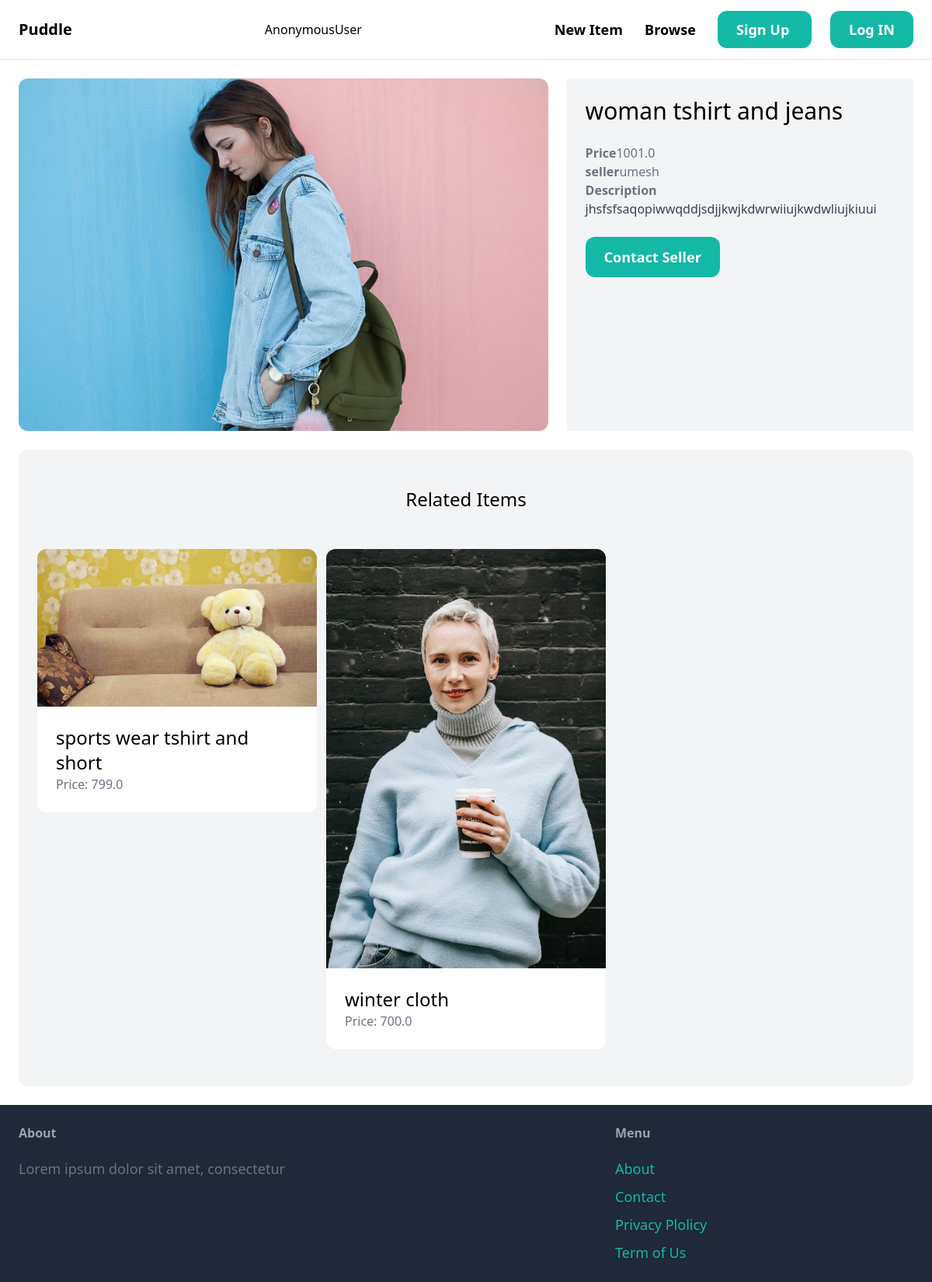
Screenshot of /items/2/ with the database file from the repository.
### item/models.py (models this page shows, shortened)
class Item(models.Model):
    category=models.ForeignKey(Category , related_name='items' , on_delete=models.CASCADE)
    name= models.CharField(max_length=255)
    description=models.TextField(blank=True, null=True)
    price=models.FloatField()
    image=models.ImageField(upload_to='items_images' ,blank=True , null=True)
    is_sold=models.BooleanField(default=False)
    created_by = models.ForeignKey(User , related_name='items' , on_delete=models.CASCADE)
    created_at =models.DateTimeField(auto_now_add=True)

### item/views.py (the view)
# urls.py: path('<int:pk>/',views.detail,name='detail'),
def detail(request , pk):
    item = get_object_or_404(Item , pk=pk)
    related_items = Item.objects.filter(category=item.category , is_sold=False).exclude(pk=pk)[0:3]
    return render(request , 'item/detail.html',{'item':item, 'related_items':related_items})

### item/templates/item/detail.html (shortened to what this page needs)
{% extends 'core/base.html'%}
{% block content%}
    <div class="grid grid-cols-5 gap-6">
        <div class="col-span-3">
            <img src="{{item.image.url}}" alt="" class="rounded-xl">
        </div>
        <div class="col-span-2 p-6 bg-gray-100 rounded-x1">
            <h1 class="mb-6 text-3xl">{{item.name}}</h1>
            <p class="text-gray-500"><strong>Price</strong>{{item.price}}</p>
            <p class="text-gray-500"><strong>seller</strong>{{item.created_by.username}}</p>
            {% if item.description %}
            <p class="text-gray-700">
                <strong class="text-gray-500">Description</strong><br>
                {{item.description}}
            </p>
            {% endif %}
            {% if request.user == item.created_by %}
                <div class="mt-6 p-6 bg-white rounded-xl">
                    <p>This is your Item</p>
                    <a href="{% url 'item:edit' item.id%}" class="inline-block mt-6 px-6 py-3 text-lg font-semibold bg-teal-500 text-white rounded-xl">Edit</a>
                    <a href="{% url 'item:delete' item.id%}" class="inline-block mt-6 px-6 py-3 text-lg font-semibold bg-red-500 text-white rounded-xl">Delete</a>
                </div>
            {% else %}
            <a href="{% url 'conversation:new' item.id%}" class="inline-block mt-6 px-6 py-3 text-lg font-semibold bg-teal-500 text-white rounded-xl hover:bg-teal-700">Contact Seller</a>
            {% endif %}
        </div>
    </div>
    <div class="mt-6 px-6 py-12 bg-gray-100 rounded-xl">
        <h2 class="mb-12 text-2xl text-center">Related Items</h2>
        <div class="grid grid-cols-3 gap-3">
            {% for item in related_items %}
                <div>
                    <a href="{% url 'item:detail' item.id %}">
                        <div>
                            <img src="{{ item.image.url }}" alt="" class="rounded-t-xl">
                        </div>
                        <div class="p-6 bg-white rounded-b-xl">
                            <h2 class="text-2xl">{{item.name}}</h2>
                            <p class="text-gray-500">Price: {{item.price}}</p>
                        </div>
                    </a>
                </div>
            {% endfor %}
        </div>
    </div>
{% endblock%}

### rows the page displays
Item: image (picture), name "woman tshirt and jeans", price "1001.0", created_by.username "umesh", description "jhsfsfsaqopiwwqddjsdjjkwjkdwrwiiujkwdwliujkiuui"
Item: image (picture), name "sports wear tshirt and short", price "799.0"
Item: image (picture), name "winter cloth", price "700.0"

### other values shown
{{ request.user }} "AnonymousUser"
